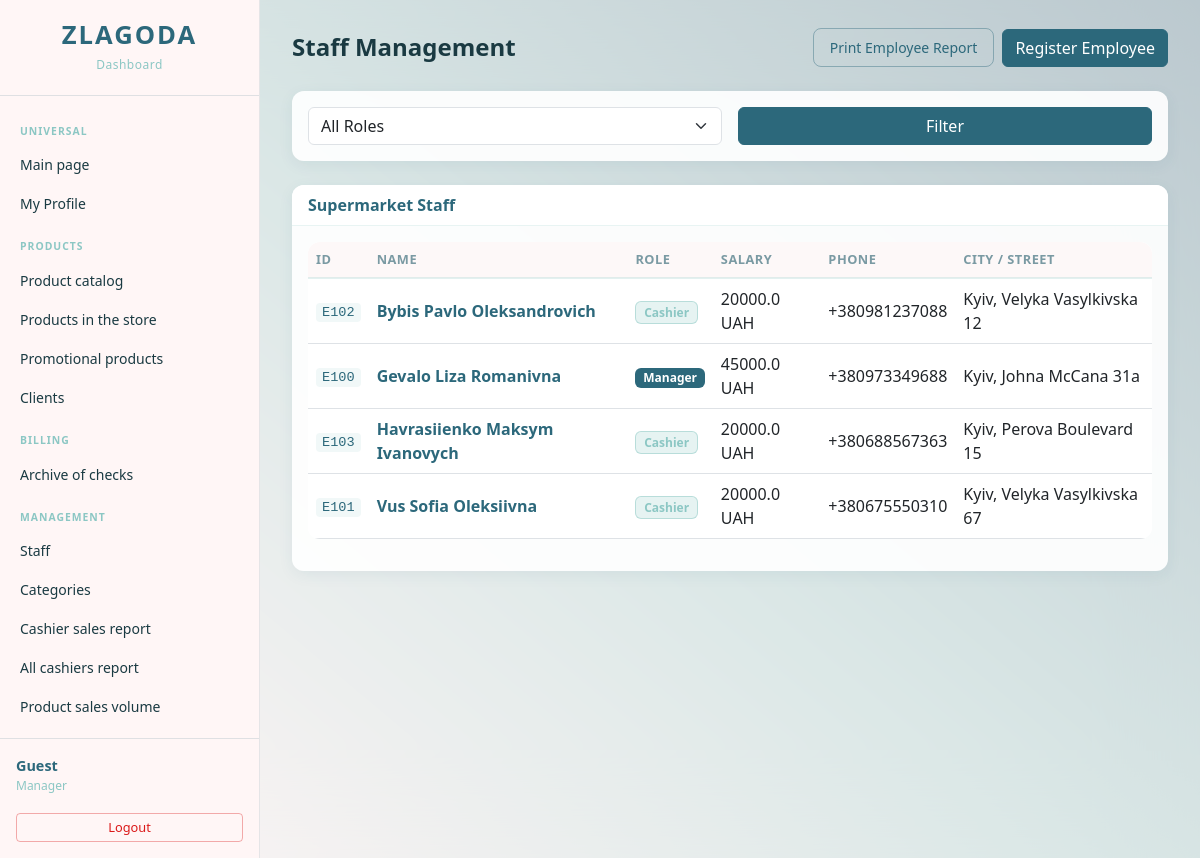
Before: /employees/ (signed in) with the older database file.
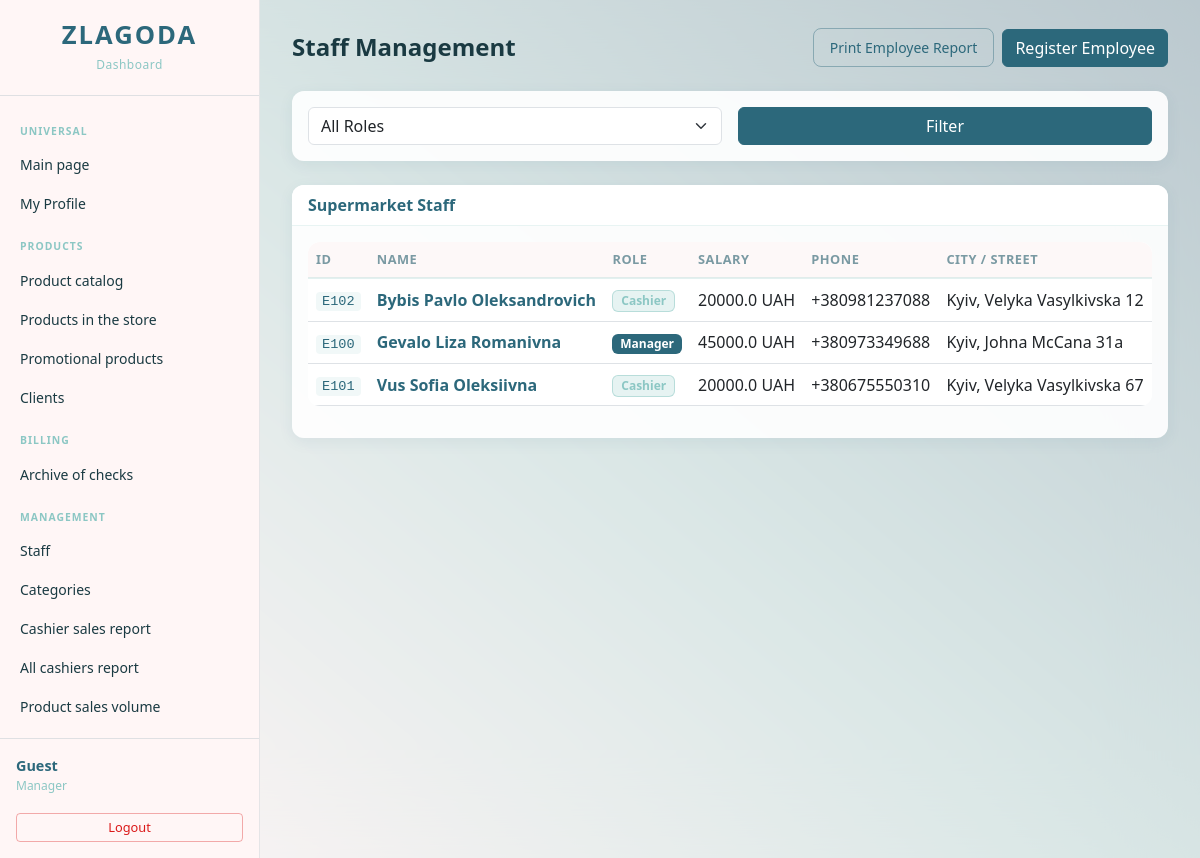
After: the same page with the newer database file.
### tables this page shows
CREATE TABLE Employee(
        id_employee TEXT PRIMARY KEY,
        empl_surname TEXT NOT NULL,
        empl_name TEXT NOT NULL,
        empl_patronymic TEXT,
        empl_role TEXT NOT NULL, 
        salary REAL NOT NULL CHECK(salary >= 0),
        date_of_birth TEXT NOT NULL,
        date_of_start TEXT NOT NULL,
        phone_number TEXT NOT NULL CHECK(length(phone_number) <= 13),
        city TEXT NOT NULL,
        street TEXT NOT NULL,
        zip_code TEXT NOT NULL,
        password_hash TEXT NOT NULL
    );

### backend/employees.py (the view)
@employees_bp.route('/')
@login_required
@roles_required('Manager')
def list_employees():
    role = request.args.get('role', '')
    search = request.args.get('search', '').strip()
    query = "SELECT * FROM Employee WHERE 1=1"
    params = []
    if role:
        query += " AND empl_role = ?"
        params.append(role)
    if search:
        query += " AND LOWER(empl_surname) LIKE LOWER(?)"
        params.append(f'%{search}%')
    query += " ORDER BY empl_surname"
    conn = get_db_connection()
    employees = conn.execute(query, params).fetchall()
    conn.close()
    return render_template('employees/list.html',
                           employees=employees, role=role, search=search)

### app.py (called while the page is built)
@app.context_processor
def inject_today():
    return {'today': date.today().strftime('%Y-%m-%d')}

### backend/initdb.py (called while the page is built)
def get_db_connection():
    conn = sqlite3.connect(DB_PATH)
    conn.row_factory = sqlite3.Row
    conn.execute("PRAGMA foreign_keys = ON;")
    return conn

### templates/employees/list.html (shortened to what this page needs)
{% extends 'base.html' %}
{% block content %}
<div class="page-header">
    <h1 class="page-title m-0">Staff Management</h1>
    <div class="page-actions">
        <a href="{{ url_for('analytics.print_report', report_type='employees', role=request.args.get('role', '')) }}"
           target="_blank" class="btn-report manager-only">
            Print Employee Report
        </a>
        <a href="{{ url_for('employees.add_employee') }}" class="btn btn-primary manager-only">
            Register Employee
        </a>
    </div>
</div>
<div class="card mb-4">
    <div class="card-body">
        <form method="GET" action="{{ url_for('employees.list_employees') }}" class="row g-3">
            <div class="col-md-6">
                <select name="role" class="form-select">
                    <option value="">All Roles</option>
                </select>
            </div>
            <div class="col-md-6">
                <button type="submit" class="btn btn-primary w-100">Filter</button>
            </div>
        </form>
    </div>
</div>
<div class="card">
    <div class="card-header">Supermarket Staff</div>
    <div class="card-body">
        <div class="table-responsive">
            <table class="table table-hover align-middle">
                <thead>
                    <tr>
                        <th>ID</th>
                        <th>Name</th>
                        <th>Role</th>
                        <th>Salary</th>
                        <th>Phone</th>
                        <th>City / Street</th>
                    </tr>
                </thead>
                <tbody>
                    {% for emp in employees %}
                    <tr>
                        <td><code>{{ emp.id_employee }}</code></td>
                        <td>
                            <a href="{{ url_for('employees.view_employee', id_employee=emp.id_employee) }}" class="text-decoration-none">
                                <strong>{{ emp.empl_surname }} {{ emp.empl_name }} {{ emp.empl_patronymic }}</strong>
                            </a>
                        </td>
                        <td>
                            {% if emp.empl_role == 'Manager' %}
                                <span class="badge bg-danger">Manager</span>
                            {% else %}
                                <span class="badge bg-info text-dark">Cashier</span>
                            {% endif %}
                        </td>
                        <td>{{ emp.salary }} UAH</td>
                        <td>{{ emp.phone_number }}</td>
                        <td>{{ emp.city }}, {{ emp.street }}</td>
                    </tr>
                    {% else %}
                    <tr>
                        <td colspan="6" class="text-center text-muted py-4">No employees found.</td>
                    </tr>
                    {% endfor %}
                </tbody>
            </table>
        </div>
    </div>
</div>
{% endblock %}

Changed rows visible on the page:
removed Employee: id_employee "E103", empl_surname "Havrasiienko", empl_name "Maksym", empl_patronymic "Ivanovych", empl_role "Cashier", salary "20000.0", phone_number "+380688567363", city "Kyiv", street "Perova Boulevard 15"
